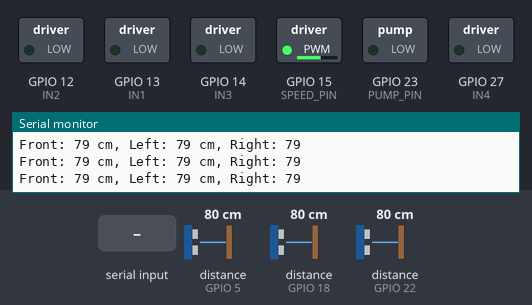
The sketch below on a simulated ESP32. On the bench: switched loads named in the sketch (green lamp = pin HIGH), the last lines printed to the serial monitor. Wiring (inferred from the names in the program): 3 × ultrasonic range finder: trigger GPIO 4, echo GPIO 5 / trigger GPIO 19, echo GPIO 18 / trigger GPIO 21, echo GPIO 22. The inputs (shaded band) are chosen by the test bench; at power-on: distance to the obstacle (sensors on GPIO 5, GPIO 18, GPIO 22) 80 cm. The echo pulse lasts 58.3 µs per cm; pins used as bus, display or sensor lines are not drawn.

Above: at 1.3 s.
1.4 s: "1" received over Serial
At 2.2 s:
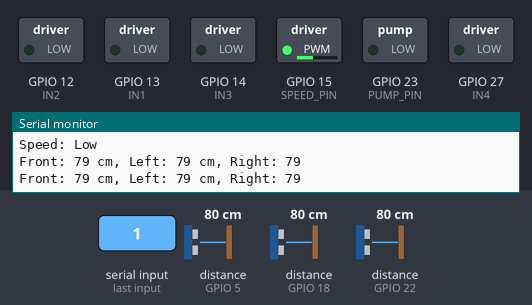
3.0 s: "3" received over Serial
At 3.9 s:
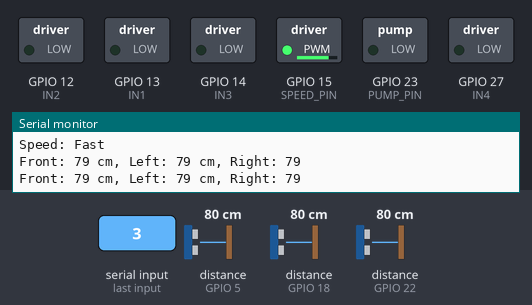
4.6 s: "F" received over Serial
At 5.6 s:
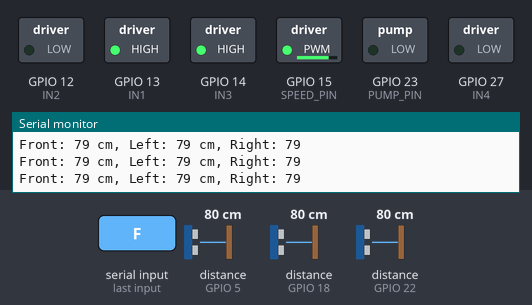
6.1 s: "2" received over Serial
At 7.3 s:
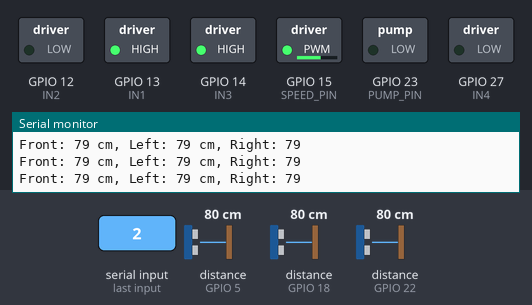
7.7 s: "B" received over Serial
At 8.9 s:
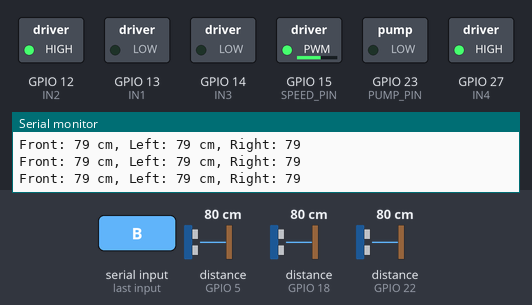
9.2 s: "L" received over Serial
At 10.6 s:
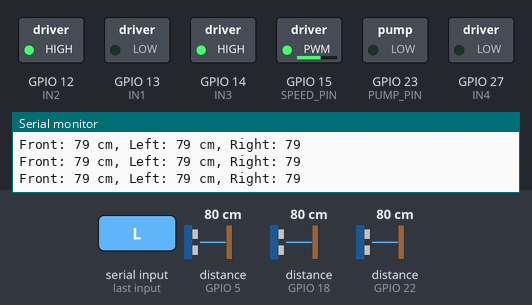
Timing chart, 0 to 11.7 s (numbered marks = the images above; inputs shaded):
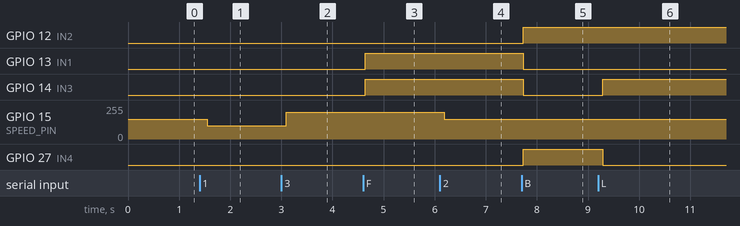

The sketch:

cleaning_machine.ino
```cpp
// Motor direction pins
#define IN1 13
#define IN2 12
#define IN3 14
#define IN4 27

// Speed control pin
#define SPEED_PIN 15

// Pump pin
#define PUMP_PIN 23

// Ultrasonic sensors
#define TRIG_FRONT 4
#define ECHO_FRONT 5
#define TRIG_LEFT 19
#define ECHO_LEFT 18
#define TRIG_RIGHT 21
#define ECHO_RIGHT 22

int currentSpeed = 150;

void setup() {
  Serial.begin(115200);

  pinMode(IN1, OUTPUT);
  pinMode(IN2, OUTPUT);
  pinMode(IN3, OUTPUT);
  pinMode(IN4, OUTPUT);

  pinMode(SPEED_PIN, OUTPUT);
  analogWrite(SPEED_PIN, currentSpeed);

  pinMode(PUMP_PIN, OUTPUT);

  pinMode(TRIG_FRONT, OUTPUT); pinMode(ECHO_FRONT, INPUT);
  pinMode(TRIG_LEFT, OUTPUT);  pinMode(ECHO_LEFT, INPUT);
  pinMode(TRIG_RIGHT, OUTPUT); pinMode(ECHO_RIGHT, INPUT);

  Serial.println("Bot ready with analogWrite speed control.");
}

void loop() {
  if (Serial.available()) {
    char cmd = Serial.read();

    if (cmd == 'F') {
      moveForward();
    } else if (cmd == 'B') {
      moveBackward();
    } else if (cmd == 'L') {
      turnLeft();
    } else if (cmd == 'R') {
      turnRight();
    } else if (cmd == 'S') {
      stopMotors();
    } else if (cmd == 'W') {
      digitalWrite(PUMP_PIN, HIGH);
    } else if (cmd == 'w') {
      digitalWrite(PUMP_PIN, LOW);
    }

    // Speed control
    else if (cmd == '1') {
      currentSpeed = 100; Serial.println("Speed: Low");
    } else if (cmd == '2') {
      currentSpeed = 150; Serial.println("Speed: Medium");
    } else if (cmd == '3') {
      currentSpeed = 200; Serial.println("Speed: Fast");
    } else if (cmd == '4') {
      currentSpeed = 255; Serial.println("Speed: Max");
    }

    analogWrite(SPEED_PIN, currentSpeed); // Apply updated speed
  }

  // Print ultrasonic sensor readings
  Serial.print("Front: "); Serial.print(getDistance(TRIG_FRONT, ECHO_FRONT));
  Serial.print(" cm, Left: "); Serial.print(getDistance(TRIG_LEFT, ECHO_LEFT));
  Serial.print(" cm, Right: "); Serial.println(getDistance(TRIG_RIGHT, ECHO_RIGHT));

  delay(500);
}

// Movement functions
void moveForward() {
  digitalWrite(IN1, HIGH); digitalWrite(IN2, LOW);
  digitalWrite(IN3, HIGH); digitalWrite(IN4, LOW);
}

void moveBackward() {
  digitalWrite(IN1, LOW); digitalWrite(IN2, HIGH);
  digitalWrite(IN3, LOW); digitalWrite(IN4, HIGH);
}

void turnLeft() {
  digitalWrite(IN1, LOW); digitalWrite(IN2, HIGH);
  digitalWrite(IN3, HIGH); digitalWrite(IN4, LOW);
}

void turnRight() {
  digitalWrite(IN1, HIGH); digitalWrite(IN2, LOW);
  digitalWrite(IN3, LOW); digitalWrite(IN4, HIGH);
}

void stopMotors() {
  digitalWrite(IN1, LOW); digitalWrite(IN2, LOW);
  digitalWrite(IN3, LOW); digitalWrite(IN4, LOW);
}

// Ultrasonic distance function
long getDistance(int trig, int echo) {
  digitalWrite(trig, LOW); delayMicroseconds(2);
  digitalWrite(trig, HIGH); delayMicroseconds(10);
  digitalWrite(trig, LOW);
  long duration = pulseIn(echo, HIGH, 20000);
  return duration == 0 ? -1 : (duration * 0.034 / 2);
}
```

Measured:
- after the input at 1.4 s, GPIO 15 (SPEED_PIN): 150/255 → 100/255 after 0.15 s
- after the input at 3.0 s, GPIO 15 (SPEED_PIN): 100/255 → 200/255 after 0.10 s
- after the input at 4.6 s, GPIO 13 (IN1), GPIO 14 (IN3): LOW → HIGH at once
- after the input at 6.1 s, GPIO 15 (SPEED_PIN): 200/255 → 150/255 after 0.09 s
- after the input at 7.7 s, GPIO 12 (IN2), GPIO 27 (IN4): LOW → HIGH at once; GPIO 13 (IN1), GPIO 14 (IN3): HIGH → LOW at once
- after the input at 9.2 s, GPIO 14 (IN3): LOW → HIGH after 0.08 s; GPIO 27 (IN4): HIGH → LOW after 0.08 s
